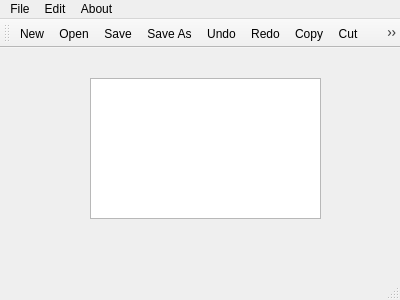
<?xml version="1.0" encoding="UTF-8"?>
<ui version="4.0">
 <class>MainWindow</class>
 <widget class="QMainWindow" name="MainWindow">
  <property name="geometry">
   <rect>
    <x>0</x>
    <y>0</y>
    <width>400</width>
    <height>300</height>
   </rect>
  </property>
  <property name="windowTitle">
   <string>MainWindow</string>
  </property>
  <widget class="QWidget" name="centralWidget">
   <widget class="QTextEdit" name="textEdit">
    <property name="geometry">
     <rect>
      <x>90</x>
      <y>30</y>
      <width>231</width>
      <height>141</height>
     </rect>
    </property>
   </widget>
  </widget>
  <widget class="QMenuBar" name="menuBar">
   <property name="geometry">
    <rect>
     <x>0</x>
     <y>0</y>
     <width>400</width>
     <height>28</height>
    </rect>
   </property>
   <widget class="QMenu" name="menuFile">
    <property name="title">
     <string>File</string>
    </property>
    <addaction name="actionNew"/>
    <addaction name="actionOpen"/>
    <addaction name="separator"/>
    <addaction name="actionSave"/>
    <addaction name="actionSave_As"/>
    <addaction name="separator"/>
    <addaction name="actionExit"/>
   </widget>
   <widget class="QMenu" name="menuEdit">
    <property name="title">
     <string>Edit</string>
    </property>
    <addaction name="actionUndo"/>
    <addaction name="actionRedo"/>
    <addaction name="separator"/>
    <addaction name="actionCopy"/>
    <addaction name="actionCut"/>
    <addaction name="actionPaste"/>
   </widget>
   <widget class="QMenu" name="menuAbout">
    <property name="title">
     <string>About</string>
    </property>
   </widget>
   <addaction name="menuFile"/>
   <addaction name="menuEdit"/>
   <addaction name="menuAbout"/>
  </widget>
  <widget class="QToolBar" name="mainToolBar">
   <attribute name="toolBarArea">
    <enum>TopToolBarArea</enum>
   </attribute>
   <attribute name="toolBarBreak">
    <bool>false</bool>
   </attribute>
   <addaction name="actionNew"/>
   <addaction name="actionOpen"/>
   <addaction name="actionSave"/>
   <addaction name="actionSave_As"/>
   <addaction name="actionUndo"/>
   <addaction name="actionRedo"/>
   <addaction name="actionCopy"/>
   <addaction name="actionCut"/>
   <addaction name="actionPaste"/>
  </widget>
  <widget class="QStatusBar" name="statusBar"/>
  <action name="actionNew">
   <property name="icon">
    <iconset>
     <normaloff>images/new_file.png</normaloff>
     <normalon>:/image/images/new_file.png</normalon>images/new_file.png</iconset>
   </property>
   <property name="text">
    <string>New</string>
   </property>
   <property name="shortcut">
    <string>Ctrl+N</string>
   </property>
  </action>
  <action name="actionOpen">
   <property name="icon">
    <iconset resource="images.qrc">
     <normaloff>:/image/images/open_file.png</normaloff>:/image/images/open_file.png</iconset>
   </property>
   <property name="text">
    <string>Open</string>
   </property>
   <property name="shortcut">
    <string>Ctrl+O</string>
   </property>
  </action>
  <action name="actionSave">
   <property name="icon">
    <iconset resource="images.qrc">
     <normaloff>:/image/images/save.png</normaloff>:/image/images/save.png</iconset>
   </property>
   <property name="text">
    <string>Save</string>
   </property>
   <property name="shortcut">
    <string>Ctrl+S</string>
   </property>
  </action>
  <action name="actionSave_As">
   <property name="icon">
    <iconset resource="images.qrc">
     <normaloff>:/image/images/save_as.png</normaloff>:/image/images/save_as.png</iconset>
   </property>
   <property name="text">
    <string>Save As</string>
   </property>
  </action>
  <action name="actionExit">
   <property name="text">
    <string>Exit</string>
   </property>
   <property name="shortcut">
    <string>Ctrl+E</string>
   </property>
  </action>
  <action name="actionUndo">
   <property name="icon">
    <iconset resource="images.qrc">
     <normaloff>:/image/images/undo.png</normaloff>:/image/images/undo.png</iconset>
   </property>
   <property name="text">
    <string>Undo</string>
   </property>
   <property name="shortcut">
    <string>Ctrl+Z</string>
   </property>
  </action>
  <action name="actionRedo">
   <property name="icon">
    <iconset resource="images.qrc">
     <normaloff>:/image/images/redo.png</normaloff>:/image/images/redo.png</iconset>
   </property>
   <property name="text">
    <string>Redo</string>
   </property>
   <property name="shortcut">
    <string>Ctrl+R</string>
   </property>
  </action>
  <action name="actionCopy">
   <property name="icon">
    <iconset resource="images.qrc">
     <normaloff>:/image/images/copy.png</normaloff>:/image/images/copy.png</iconset>
   </property>
   <property name="text">
    <string>Copy</string>
   </property>
   <property name="shortcut">
    <string>Ctrl+C</string>
   </property>
  </action>
  <action name="actionCut">
   <property name="icon">
    <iconset resource="images.qrc">
     <normaloff>:/image/images/cut.png</normaloff>:/image/images/cut.png</iconset>
   </property>
   <property name="text">
    <string>Cut</string>
   </property>
   <property name="shortcut">
    <string>Ctrl+X</string>
   </property>
  </action>
  <action name="actionPaste">
   <property name="icon">
    <iconset resource="images.qrc">
     <normaloff>:/image/images/paste.png</normaloff>:/image/images/paste.png</iconset>
   </property>
   <property name="text">
    <string>Paste</string>
   </property>
   <property name="shortcut">
    <string>Ctrl+V</string>
   </property>
  </action>
 </widget>
 <layoutdefault spacing="6" margin="11"/>
 <resources>
  <include location="images.qrc"/>
 </resources>
 <connections/>
</ui>
